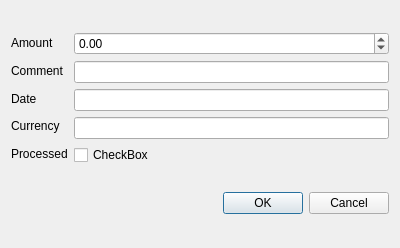
<?xml version="1.0" encoding="UTF-8"?>
<ui version="4.0">
 <class>PersonaDialog</class>
 <widget class="QDialog" name="PersonaDialog">
  <property name="geometry">
   <rect>
    <x>0</x>
    <y>0</y>
    <width>400</width>
    <height>248</height>
   </rect>
  </property>
  <property name="windowTitle">
   <string>Dialog</string>
  </property>
  <layout class="QGridLayout" name="gridLayout">
   <item row="0" column="0">
    <layout class="QHBoxLayout" name="horizontalLayout">
     <item>
      <layout class="QVBoxLayout" name="verticalLayout_2">
       <item>
        <widget class="QLabel" name="label">
         <property name="text">
          <string>Amount</string>
         </property>
        </widget>
       </item>
       <item>
        <widget class="QLabel" name="label_3">
         <property name="text">
          <string>Comment</string>
         </property>
        </widget>
       </item>
       <item>
        <widget class="QLabel" name="label_2">
         <property name="text">
          <string>Date</string>
         </property>
        </widget>
       </item>
       <item>
        <widget class="QLabel" name="label_4">
         <property name="text">
          <string>Currency</string>
         </property>
        </widget>
       </item>
       <item>
        <widget class="QLabel" name="label_5">
         <property name="text">
          <string>Processed</string>
         </property>
        </widget>
       </item>
      </layout>
     </item>
     <item>
      <layout class="QVBoxLayout" name="verticalLayout">
       <item>
        <widget class="QDoubleSpinBox" name="amount">
         <property name="minimum">
          <double>-999999900000.000000000000000</double>
         </property>
         <property name="maximum">
          <double>999999.000000000000000</double>
         </property>
        </widget>
       </item>
       <item>
        <widget class="QLineEdit" name="comment"/>
       </item>
       <item>
        <widget class="QLineEdit" name="date"/>
       </item>
       <item>
        <widget class="QLineEdit" name="currency"/>
       </item>
       <item>
        <widget class="QCheckBox" name="processed">
         <property name="text">
          <string>CheckBox</string>
         </property>
        </widget>
       </item>
      </layout>
     </item>
    </layout>
   </item>
   <item row="1" column="0">
    <widget class="QDialogButtonBox" name="buttonBox">
     <property name="standardButtons">
      <set>QDialogButtonBox::StandardButton::Cancel|QDialogButtonBox::StandardButton::Ok</set>
     </property>
    </widget>
   </item>
  </layout>
 </widget>
 <resources/>
 <connections/>
</ui>
